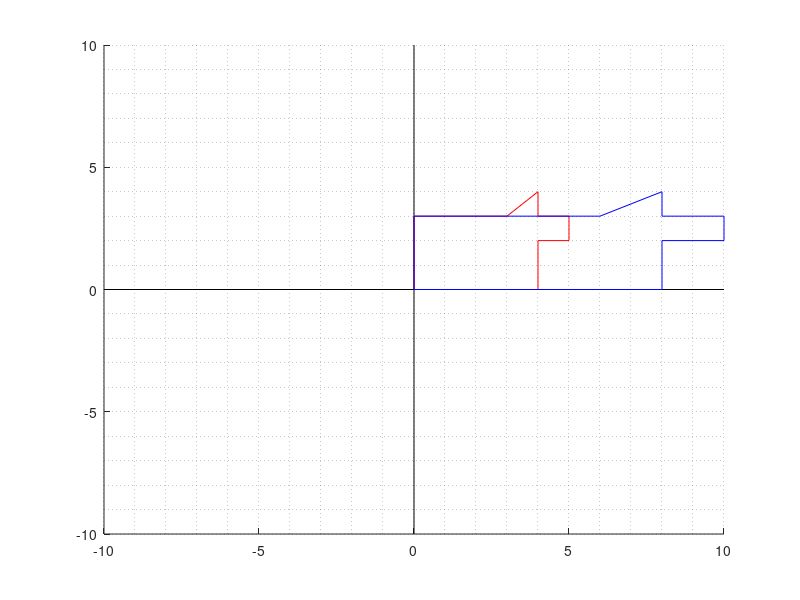

Here is the MATLAB script that generated this plot:
a=[-10 10];
b=a-a;
hold on;
plot(a,b,'k');
plot(b,a,'k');
grid minor
%grafico del perro
x=[0 4 4 5 5 4 4 3 0 0];
y=[0 0 2 2 3 3 4 3 3 0];
plot(x,y,'r')  
pause(2) %para ver el efecto del pause, presionar run
A=[2 0;0 1]; %dilatacion horizontal 
exp=A*[x;y];
plot(exp(1,:),exp(2,:),'-b')